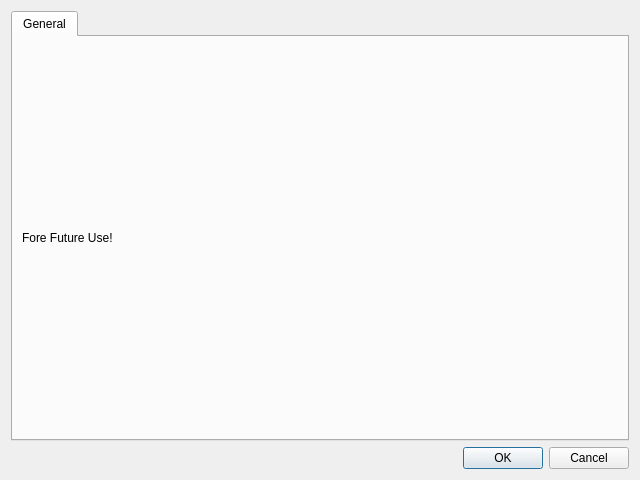
<?xml version="1.0" encoding="UTF-8"?>
<ui version="4.0">
 <class>PreferencesDialog</class>
 <widget class="QDialog" name="PreferencesDialog">
  <property name="geometry">
   <rect>
    <x>0</x>
    <y>0</y>
    <width>640</width>
    <height>480</height>
   </rect>
  </property>
  <property name="windowTitle">
   <string>Dialog</string>
  </property>
  <layout class="QVBoxLayout" name="verticalLayout">
   <item>
    <widget class="QTabWidget" name="tabWidget">
     <property name="currentIndex">
      <number>0</number>
     </property>
     <property name="usesScrollButtons">
      <bool>false</bool>
     </property>
     <property name="documentMode">
      <bool>false</bool>
     </property>
     <widget class="QWidget" name="tab">
      <attribute name="title">
       <string>General</string>
      </attribute>
      <layout class="QVBoxLayout" name="verticalLayout_2">
       <item>
        <widget class="QLabel" name="label">
         <property name="text">
          <string>Fore Future Use!</string>
         </property>
        </widget>
       </item>
      </layout>
     </widget>
    </widget>
   </item>
   <item>
    <widget class="QDialogButtonBox" name="buttonBox">
     <property name="orientation">
      <enum>Qt::Horizontal</enum>
     </property>
     <property name="standardButtons">
      <set>QDialogButtonBox::Cancel|QDialogButtonBox::Ok</set>
     </property>
    </widget>
   </item>
  </layout>
 </widget>
 <resources/>
 <connections>
  <connection>
   <sender>buttonBox</sender>
   <signal>accepted()</signal>
   <receiver>PreferencesDialog</receiver>
   <slot>accept()</slot>
   <hints>
    <hint type="sourcelabel">
     <x>248</x>
     <y>254</y>
    </hint>
    <hint type="destinationlabel">
     <x>157</x>
     <y>274</y>
    </hint>
   </hints>
  </connection>
  <connection>
   <sender>buttonBox</sender>
   <signal>rejected()</signal>
   <receiver>PreferencesDialog</receiver>
   <slot>reject()</slot>
   <hints>
    <hint type="sourcelabel">
     <x>316</x>
     <y>260</y>
    </hint>
    <hint type="destinationlabel">
     <x>286</x>
     <y>274</y>
    </hint>
   </hints>
  </connection>
 </connections>
</ui>
